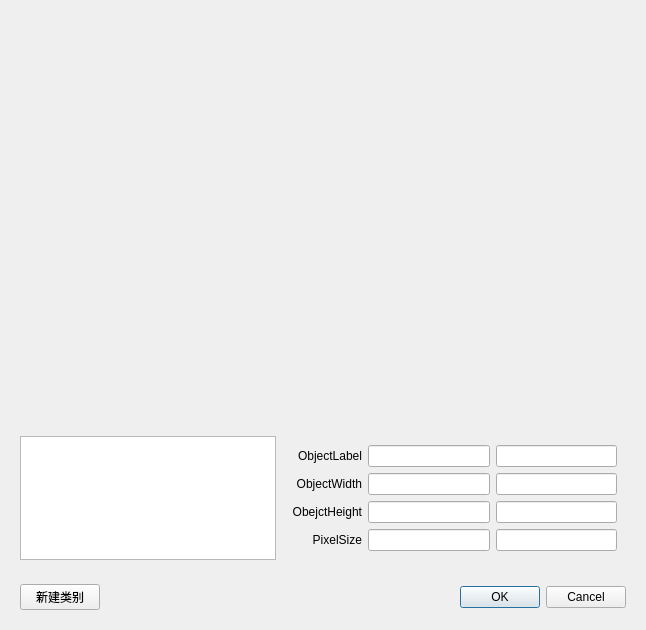
<?xml version="1.0" encoding="UTF-8"?>
<ui version="4.0">
 <class>ObjectSampleDialog</class>
 <widget class="QDialog" name="ObjectSampleDialog">
  <property name="windowModality">
   <enum>Qt::WindowModal</enum>
  </property>
  <property name="geometry">
   <rect>
    <x>0</x>
    <y>0</y>
    <width>646</width>
    <height>630</height>
   </rect>
  </property>
  <property name="windowTitle">
   <string>ObejctSample</string>
  </property>
  <layout class="QGridLayout" name="gridLayout" rowstretch="5,1,0">
   <item row="1" column="0">
    <widget class="QWidget" name="widget_2" native="true">
     <layout class="QFormLayout" name="formLayout">
      <item row="0" column="1">
       <widget class="QWidget" name="widget_3" native="true">
        <layout class="QGridLayout" name="gridLayout_2">
         <item row="0" column="1">
          <widget class="QLineEdit" name="leName">
           <property name="readOnly">
            <bool>true</bool>
           </property>
          </widget>
         </item>
         <item row="1" column="0">
          <widget class="QLabel" name="label_2">
           <property name="text">
            <string notr="true">ObjectWidth</string>
           </property>
           <property name="alignment">
            <set>Qt::AlignRight|Qt::AlignTrailing|Qt::AlignVCenter</set>
           </property>
          </widget>
         </item>
         <item row="1" column="1">
          <widget class="QLineEdit" name="leMinObjectWidth">
           <property name="readOnly">
            <bool>true</bool>
           </property>
          </widget>
         </item>
         <item row="0" column="0">
          <widget class="QLabel" name="label">
           <property name="text">
            <string notr="true">ObjectLabel</string>
           </property>
           <property name="alignment">
            <set>Qt::AlignRight|Qt::AlignTrailing|Qt::AlignVCenter</set>
           </property>
          </widget>
         </item>
         <item row="2" column="0">
          <widget class="QLabel" name="label_3">
           <property name="text">
            <string notr="true">ObejctHeight</string>
           </property>
           <property name="alignment">
            <set>Qt::AlignRight|Qt::AlignTrailing|Qt::AlignVCenter</set>
           </property>
          </widget>
         </item>
         <item row="2" column="1">
          <widget class="QLineEdit" name="leMinObjectHeight">
           <property name="readOnly">
            <bool>true</bool>
           </property>
          </widget>
         </item>
         <item row="3" column="0">
          <widget class="QLabel" name="label_4">
           <property name="text">
            <string notr="true">PixelSize</string>
           </property>
           <property name="alignment">
            <set>Qt::AlignRight|Qt::AlignTrailing|Qt::AlignVCenter</set>
           </property>
          </widget>
         </item>
         <item row="3" column="1">
          <widget class="QLineEdit" name="leMinPixelSize">
           <property name="readOnly">
            <bool>true</bool>
           </property>
          </widget>
         </item>
         <item row="0" column="2">
          <widget class="QLineEdit" name="leLabel">
           <property name="readOnly">
            <bool>true</bool>
           </property>
          </widget>
         </item>
         <item row="1" column="2">
          <widget class="QLineEdit" name="leMaxObjectWidth">
           <property name="readOnly">
            <bool>true</bool>
           </property>
          </widget>
         </item>
         <item row="2" column="2">
          <widget class="QLineEdit" name="leMaxObjectHeight">
           <property name="readOnly">
            <bool>true</bool>
           </property>
          </widget>
         </item>
         <item row="3" column="2">
          <widget class="QLineEdit" name="leMaxPixelSize">
           <property name="readOnly">
            <bool>true</bool>
           </property>
          </widget>
         </item>
        </layout>
       </widget>
      </item>
      <item row="0" column="0">
       <widget class="QListWidget" name="lstClass">
        <property name="selectionBehavior">
         <enum>QAbstractItemView::SelectRows</enum>
        </property>
       </widget>
      </item>
     </layout>
    </widget>
   </item>
   <item row="2" column="0">
    <widget class="QWidget" name="widget_4" native="true">
     <layout class="QHBoxLayout" name="horizontalLayout_2">
      <item>
       <widget class="QPushButton" name="btnNewClass">
        <property name="text">
         <string>新建类别</string>
        </property>
       </widget>
      </item>
      <item>
       <widget class="QDialogButtonBox" name="buttonBox">
        <property name="standardButtons">
         <set>QDialogButtonBox::Cancel|QDialogButtonBox::Ok</set>
        </property>
       </widget>
      </item>
     </layout>
    </widget>
   </item>
   <item row="0" column="0">
    <widget class="tGis::Gui::QMapWidget" name="mapWidget" native="true"/>
   </item>
  </layout>
 </widget>
 <customwidgets>
  <customwidget>
   <class>tGis::Gui::QMapWidget</class>
   <extends>QWidget</extends>
   <header>qmapwidget.h</header>
   <container>1</container>
  </customwidget>
 </customwidgets>
 <resources/>
 <connections/>
</ui>
